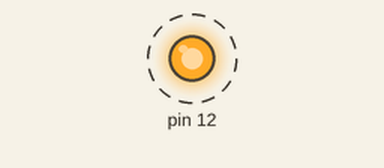
The sketch below on a simulated Arduino Uno, built with avr-gcc and run on an emulated ATmega328P. Shown: output pins drawn as LEDs (lit = HIGH). Dashed ring = blinking.

Above: at 0.02 s.
Timing chart, 0 to 3.0 s (numbered marks = the images above):
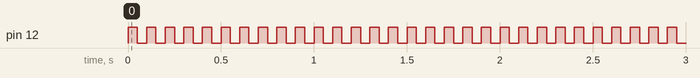

Measured:
- by itself, pin 12: alternates HIGH for 0.05 s and LOW for 0.05 s

The sketch:

Blink.ino
```cpp
void setup() {
  // put your setup code here, to run once:
  pinMode(12, OUTPUT);
}

void loop() {
  // put your main code here, to run repeatedly:
  digitalWrite(12, HIGH);   // turn the LED on (HIGH is the voltage level)
  delay(50);                       // wait for a second
  digitalWrite(12, LOW);    // turn the LED off by making the voltage LOW
  delay(50);                       // wait for a second

}
```
